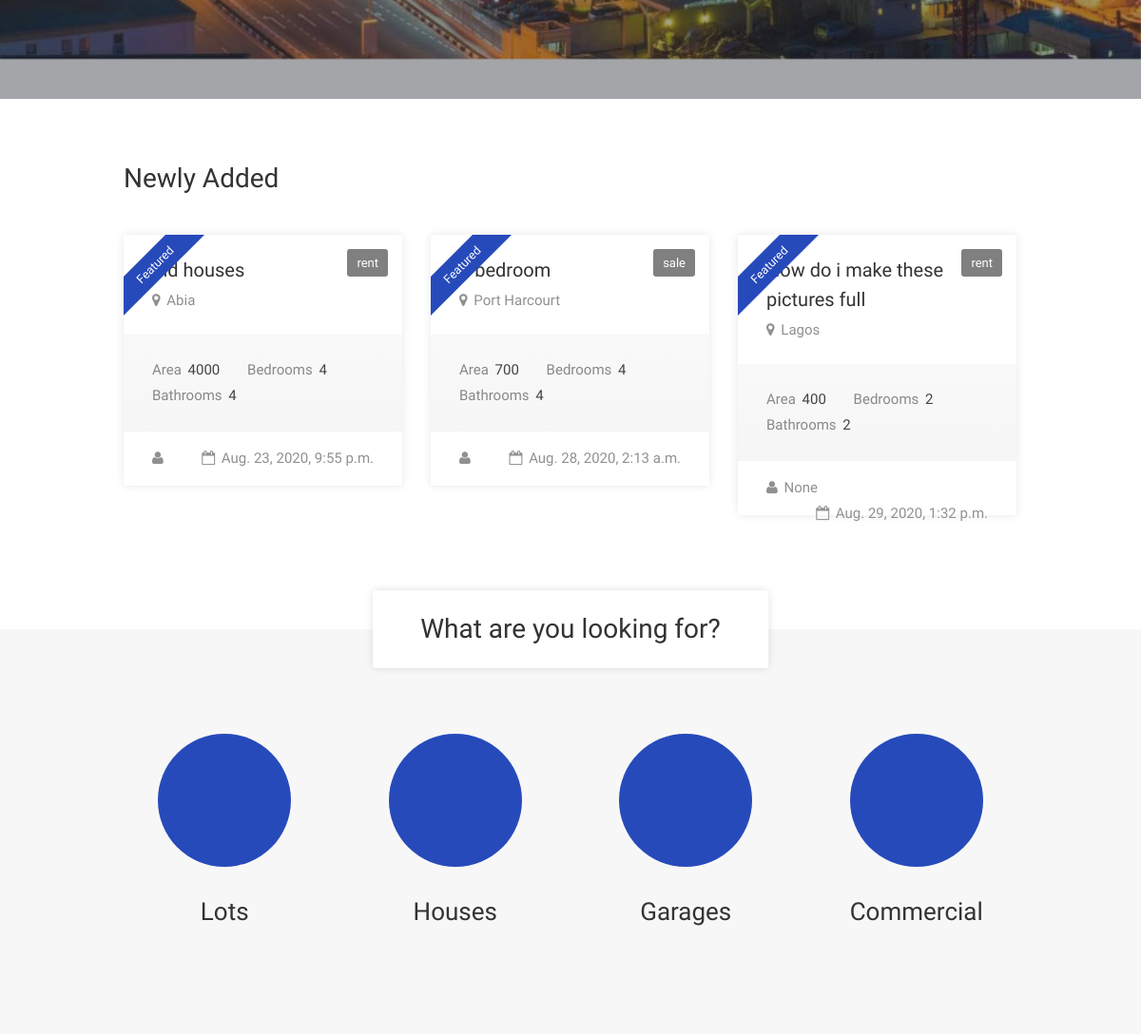
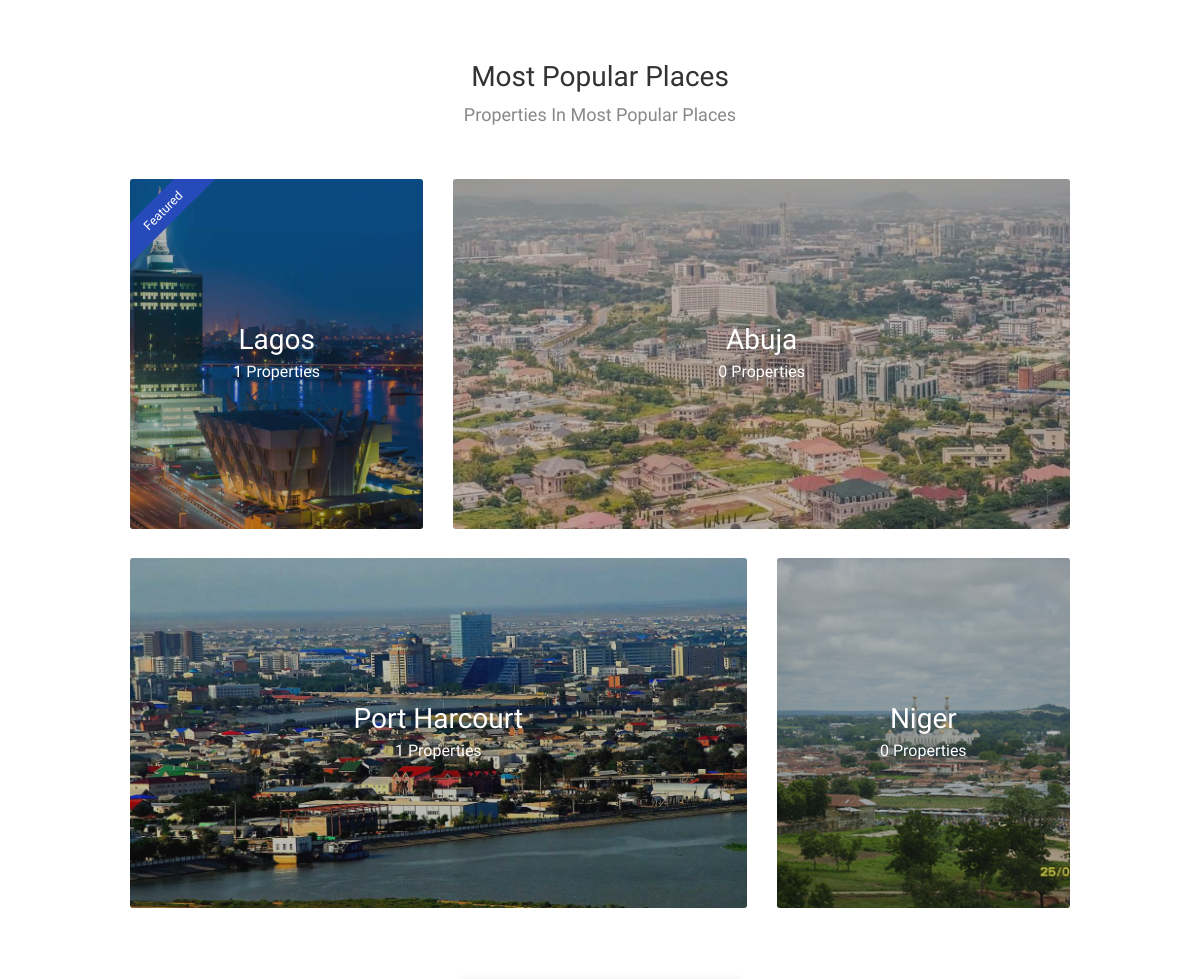
The app's page / (middle part), older data (2 pictures, top to bottom).
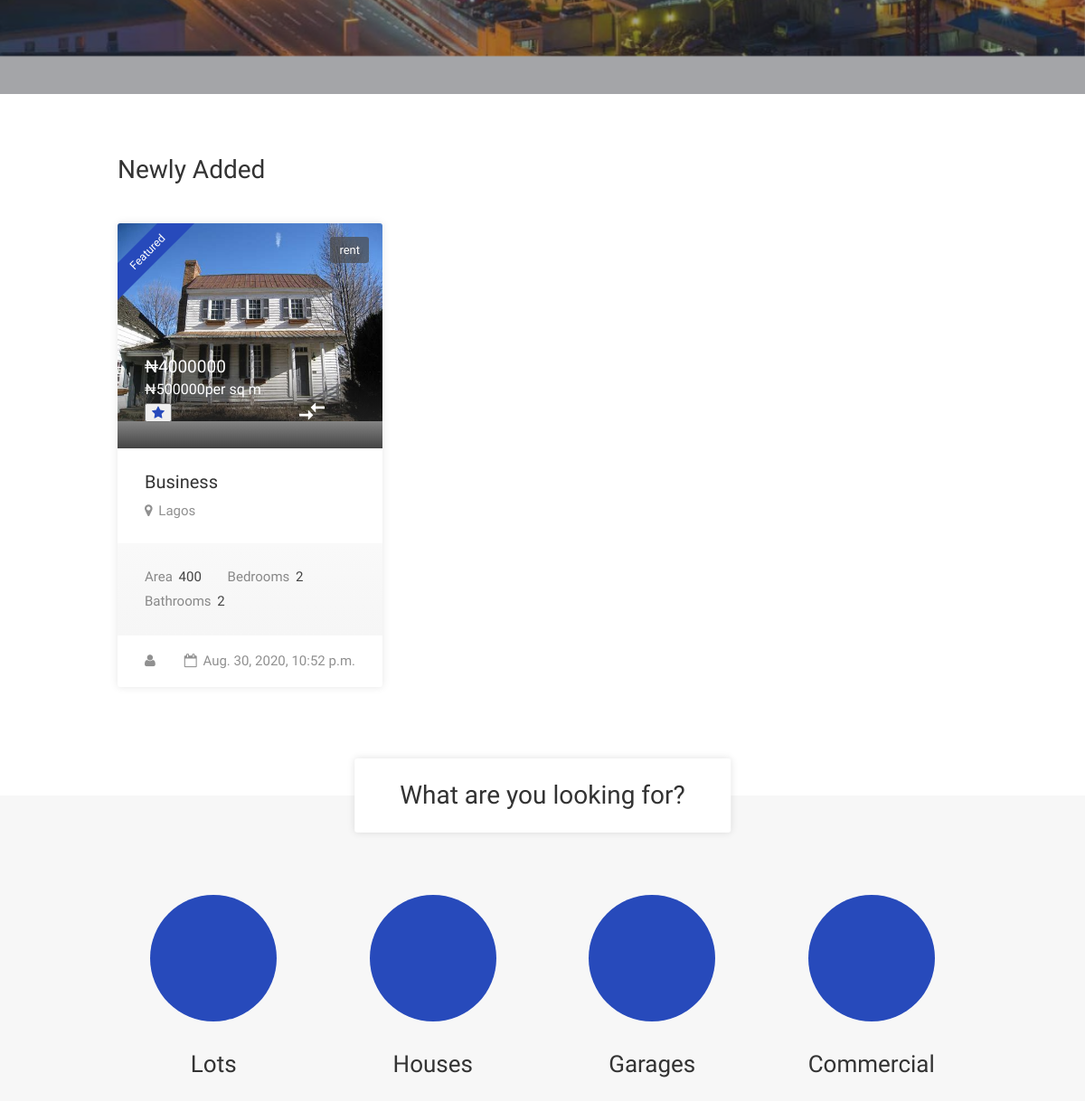
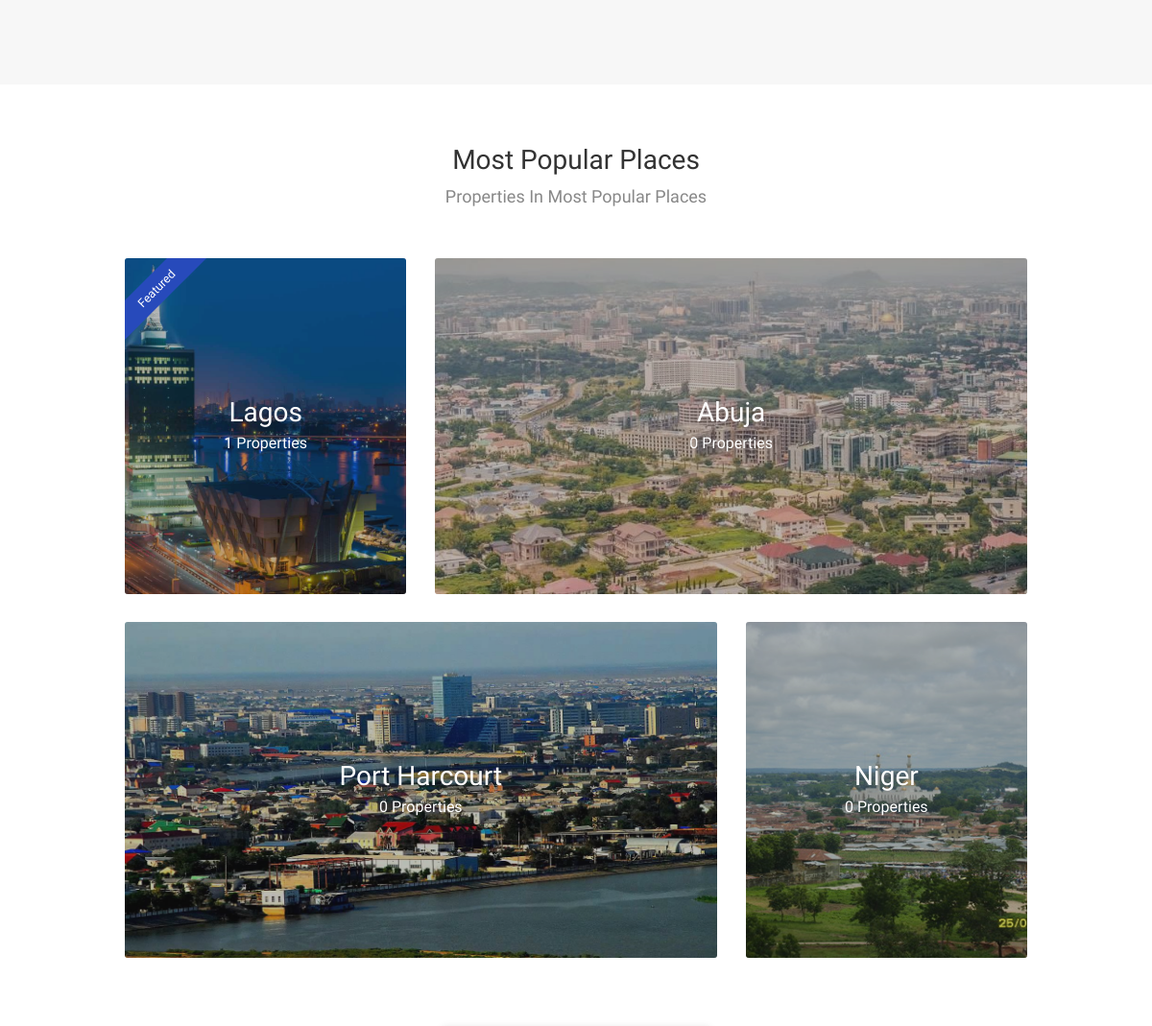
The same page, newer data (2 pictures, top to bottom).
### App/models.py (models this page shows, shortened)
class Property(models.Model):
    title=models.TextField(blank=True, null=True)
    answer = (
        ('Yes', 'Yes'),
        ('No', 'No'),
    )
    type= (
        ('Public', 'Public'),
        ('City', 'City'),
    )
    address=models.TextField(blank=True, null=True)
    date=models.DateTimeField(auto_now_add=True)
    category=models.TextField(blank=True, null=True)
    sale_type=models.TextField(blank=True, null=True)
    price=models.IntegerField(blank=True, null=True)
    price_per_unit = models.TextField(blank=True, null=True)
    agency = models.TextField(blank=True, null=True)
    image_1 = models.ManyToManyField(Images)
    image_2 = models.ImageField(blank=True, null=True)
    image_3 = models.ImageField(blank=True, null=True)
    image_4 = models.ImageField(blank=True, null=True)
    image_5 = models.ImageField(blank=True, null=True)
    image_6 = models.ImageField(blank=True, null=True)
    image_7 = models.ImageField(blank=True, null=True)
    area = models.IntegerField(blank=True, null=True)
    rooms = models.IntegerField(blank=True, null=True)
    bedrooms = models.IntegerField(blank=True, null=True)
    bathrooms = models.IntegerField(blank=True, null=True)
    description = models.TextField(blank=True, null=True)
    name= models.TextField(blank=True, null=True)
    phone = models.TextField(blank=True, null=True)
    email = models.TextField(blank=True, null=True)
    features = models.TextField(blank=True, null=True)
    building_age = models.IntegerField(blank=True, null=True)
    parking = models.TextField(blank=True, null=True)
    cooling = models.TextField(blank=True, null=True)
    heating = models.TextField(blank=True, null=True)
    sewer = models.CharField(max_length = 100, choices = type,blank=True, null=True)
    water = models.CharField(max_length = 100, choices = type,blank=True, null=True)
    exercise_room = models.CharField(max_length = 100, choices = answer,blank=True, null=True)
    storage_room = models.CharField(max_length = 100, choices = answer,blank=True, null=True)
    video = models.FileField(blank=True, null=True)
    creator = models.TextField(blank=True, null=True)
    slug = models.SlugField()
    paginate_by = 2
    def get_absolute_url(self):
        return reverse("APP:details", kwargs={
            'slug': self.slug
        })

class Images(models.Model):
    title =models.TextField()
    image = models.ImageField()

### App/views.py (the view, shortened to what this page needs)
# urls.py: path("", views.IndexListView.as_view(), name="index"),
class IndexListView(ListView):
    model = Property
    template_name = "index.html"
    def get_context_data(self, **kwargs):
        context = super(IndexListView, self).get_context_data(**kwargs)
        check_login=self.request.user
        context['houses'] = Property.objects.all()[:6]
        context['articles'] = Article.objects.all()[:3]
        context['lagos'] = Property.objects.filter(Q(address__icontains="lagos")).count()
        context['abuja'] = Property.objects.filter(Q(address__icontains="abuja")).count()
        context['port'] = Property.objects.filter(Q(address__icontains="port")).count()
        context['niger'] = Property.objects.filter(Q(address__icontains="niger")).count()
        context['losangeles'] = Property.objects.filter(Q(address__icontains="losangeles")).count()
        context['sanfransisco'] = Property.objects.filter(Q(address__icontains="sanfransisco")).count()
        context['miami'] = Property.objects.filter(Q(address__icontains="miami")).count()
        if self.request.user.is_authenticated:
            context['compare'] = Comparison.objects.filter(creator=self.request.user)
            context['profile'] = UserProfile.objects.get(user=self.request.user)
        else:
            pass
        return context

### App/models.py (called while the page is built)
    def get_absolute_url(self):
        return reverse("APP:blog", kwargs={
            'slug': self.slug
        })

### App/templates/index.html (shortened to what this page needs)
{% load static %}
<!DOCTYPE html>
<head>
 <link href="{% static 'css/style.css' %}" rel="stylesheet"/>
 <link href="{% static 'css/color.css' %}" rel="stylesheet"/>
</head>
<body>
 <div id="wrapper">
  <div class="parallax" data-background="{% static 'images/lagos.jpg' %}" data-color="#36383e" data-color-opacity="0.45" data-img-height="1600" data-img-width="2500">
   <div class="parallax-content">
   </div>
  </div>
  <div class="container">
   <div class="row">
    <div class="col-md-12">
     <h3 class="headline margin-bottom-25 margin-top-65">
      Newly Added
     </h3>
    </div>
    <div class="col-md-12">
     <div class="carousel">
      {% for house in houses %}
      <div class="carousel-item">
       <div class="listing-item">
        <a class="listing-img-container" href="{{house.get_absolute_url}}">
         <div class="listing-badges">
          <span class="featured">
           Featured
          </span>
          <span>
            {% if house.sale_type %}
           {{house.sale_type}}
           {% endif %}
          </span>
         </div>
         <div class="listing-img-content">
          <span class="listing-price">
           ₦{{house.price}}
           <i>
            ₦{{house.price_per_unit}}per sq m
           </i>
          </span>
          <form method="GET">
            <button class="fa fa-star ml-auto"  type="submit">
            </button>
        </form>
          <form method="GET">
          <button class="compare-button" type="submit">
          </button>
        </form>
         </div>
         <div class="listing-carousel">
           {% for item in house.image_1.all %}
          <div>
           <img alt="" src="{% get_media_prefix %}{{item.image}}"/>
          </div>
          {% endfor %}
         </div>
        </a>
        <div class="listing-content">
         <div class="listing-title">
          <h4>
           <a href="{{house.get_absolute_url}}">
            {{house.title}}
           </a>
          </h4>
          <a class="listing-address popup-gmaps" href="https://maps.google.com/maps?q=221B+Baker+Street,+London,+United+Kingdom&amp;hl=en&amp;t=v&amp;hnear=221B+Baker+St,+London+NW1+6XE,+United+Kingdom">
           {{house.address}}
          </a>
         </div>
         <ul class="listing-features">
          <li>
           Area
           <span>
          {{house.area}}
           </span>
          </li>
          <li>
           Bedrooms
           <span>
            {{house.bedrooms}}
           </span>
          </li>
          <li>
           Bathrooms
           <span>
            {{house.bathrooms}}
           </span>
          </li>
         </ul>
         <div class="listing-footer">
          <a href="#">
           <i class="fa fa-user">
           </i>
           {{house.creator}}
          </a>
          <span>
           <i class="fa fa-calendar-o">
           </i>
           {{house.date}}
          </span>
         </div>
        </div>
       </div>
      </div>
      {% endfor %}
     </div>
    </div>
   </div>
  </div>
  <section class="fullwidth margin-top-105" data-background-color="#f7f7f7">
   <h3 class="headline-box">
    What are you looking for?
   </h3>
   <div class="container">
    <div class="row">
     <div class="col-md-3 col-sm-6">
      <div class="icon-box-1">
       <div class="icon-container">
        <i class="im im-icon-Office">
        </i>
       </div>
       <h3>
        Lots
       </h3>
      </div>
     </div>
     <div class="col-md-3 col-sm-6">
      <div class="icon-box-1">
       <div class="icon-container">
        <i class="im im-icon-Home-2">
        </i>
       </div>
       <h3>
        Houses
       </h3>
      </div>
     </div>
     <div class="col-md-3 col-sm-6">
      <div class="icon-box-1">
       <div class="icon-container">
        <i class="im im-icon-Car-3">
        </i>
       </div>
       <h3>
        Garages
       </h3>
      </div>
     </div>
     <div class="col-md-3 col-sm-6">
      <div class="icon-box-1">
       <div class="icon-container">
        <i class="im im-icon-Clothing-Store">
        </i>
       </div>
       <h3>
        Commercial
       </h3>
      </div>
     </div>
    </div>
   </div>
  </section>
  <div class="container">
   <div class="row">
    <div class="col-md-12">
     <h3 class="headline centered margin-bottom-35 margin-top-10">
      Most Popular Places
      <span>
       Properties In Most Popular Places
      </span>
     </h3>
    </div>
    <div class="col-md-4">
     <a class="img-box" data-background-image="{% static 'images/lagos.jfif' %}" onclick="showpopular()">
      <div class="listing-badges">
       <span class="featured">
        Featured
       </span>
      </div>
      <div class="img-box-content visible">
       <h4>
        Lagos
       </h4>
       <span>
        {{lagos}} Properties
       </span>
      </div>
     </a>
    </div>
    <div class="col-md-8">
     <a class="img-box" data-background-image="{% static 'images/abuja.jfif' %}" onclick="showpopular2()">
      <div class="img-box-content visible">
       <h4>
        Abuja
       </h4>
       <span>
        {{abuja}} Properties
       </span>
      </div>
     </a>
    </div>
    <div class="col-md-8">
     <a class="img-box" data-background-image="{% static 'images/port.jfif' %}" onclick="showpopular3()">
      <div class="img-box-content visible">
       <h4>
        Port Harcourt
       </h4>
       <span>
        {{port}} Properties
       </span>
      </div>
     </a>
    </div>
    <div class="col-md-4">
     <a class="img-box" data-background-image="{% static 'images/niger.jfif' %}" onclick="showpopular4()">
      <div class="img-box-content visible">
       <h4>
        Niger
       </h4>
       <span>
        {{niger}} Properties
       </span>
      </div>
     </a>
    </div>
   </div>
  </div>
 </div>
</body>

### App/static/css/color.css (style rules this page uses)
.user-menu ul li a:hover, .user-menu.active .user-name:after, .user-menu:hover .user-name:after, .user-menu.active .user-name, .user-menu:hover .user-name, table.manage-table td.action a:hover, table.manage-table .title-container .title h4 a:hover, .my-account-nav li a.current, .my-account-nav li a:hover, #footer .social-icons li a:hover i, #navigation.style-1 .current, #posts-nav li a:hover, #top-bar .social-icons li a:hover i, .agent .social-icons li a:hover i, .agent-contact-details li a:hover, .agent-page .agent-name h4, .footer-links li a:hover, .header-style-2 .header-widget li i, .header-widget .sign-in:hover, .home-slider-desc .read-more i, .info-box, .info-box h4, .listing-title h4 a:hover, .map-box h4 a:hover, .plan-price .value, .plan.featured .listing-badges .featured, .post-content a.read-more, .post-content h3 a:hover, .post-meta li a:hover, .property-pricing, .style-2 .trigger a:hover, .style-2 .trigger.active a, .style-2 .ui-accordion .ui-accordion-header-active, .style-2 .ui-accordion .ui-accordion-header-active:hover, .style-2 .ui-accordion .ui-accordion-header:hover, .tabs-nav li a:hover, .tabs-nav li.active a, .testimonial-author h4, .widget-button:hover, .widget-text h5 a:hover, a, a.button.border, a.button.border.white:hover { color: #274abb }
.listing-img-container:after { background: linear-gradient(to bottom, transparent 60%, #274abb) }
.listing-badges .featured { background-color: #274abb }
.icon-box-1 .icon-container { background-color: #274abb }

Row changes from the older to the newer data that the page shows:
removed Property: sale_type "rent", title "old houses", address "Abia", area "4000", bedrooms "4", bathrooms "4", date "Aug. 23, 2020, 9:55 p.m."
removed Property: sale_type "sale", title "5 bedroom", address "Port Harcourt", area "700", bedrooms "4", bathrooms "4", date "Aug. 28, 2020, 2:13 a.m."
removed Property: sale_type "rent", title "How do i make these pictures full", address "Lagos", area "400", bedrooms "2", bathrooms "2", creator "None", date "Aug. 29, 2020, 1:32 p.m."
added Property: sale_type "rent", price "4000000", price_per_unit "500000", title "Business", address "Lagos", area "400", bedrooms "2", bathrooms "2", date "Aug. 30, 2020, 10:52 p.m."
added Images: image (picture)
Text that changed along with them:
{{ port }}: "1" → "0"
